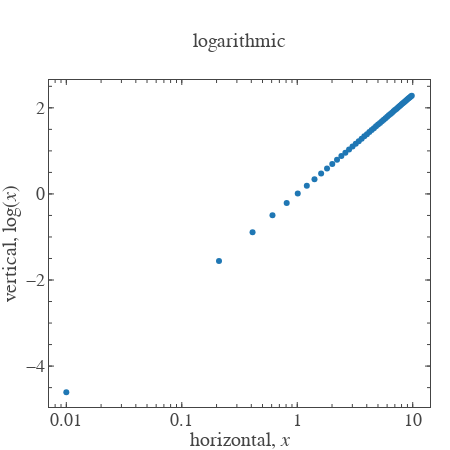

Notebook code for this chart:
### Code cell
plt.show(scatter)

### Figure 1 — Plotly figure (JSON) as saved in the notebook; plotly's stock layout.template omitted (floating-point values rounded to 4 significant figures; data arrays with more than 128 entries replaced by an {"elided": "..."} marker saying what was removed)
{"data": [{"marker": {"maxdisplayed": 50}, "mode": "markers", "type": "scatter", "uid": "b4cad046-fa8c-4d69-bcee-2828255d3e24", "x": {"elided": "999 float values"}, "y": {"elided": "999 float values"}}, {"type": "scatter", "uid": "5f8892ab-92a5-4317-8a3d-032b71515c15", "visible": false, "xaxis": "x101", "yaxis": "y101"}, {"type": "scatter", "uid": "a3c9b93f-2bb9-413b-a85e-3154fcf963f6", "visible": false, "xaxis": "x201", "yaxis": "y201"}], "layout": {"font": {"family": "Arial", "size": 18}, "height": 450, "margin": {"b": 0, "l": 0, "r": 20, "t": 80}, "title": {"font": {"size": 20}, "text": "logarithmic", "xanchor": "center", "xref": "paper", "y": 0.9111, "yanchor": "middle", "yref": "container"}, "width": 450, "xaxis": {"anchor": "y", "automargin": true, "dtick": 1, "hoverformat": ".f", "range": [-2.15, 1.15], "showgrid": false, "showline": false, "showticklabels": true, "tickfont": {"size": 18}, "ticklen": 5, "ticks": "inside", "title": {"font": {"size": 20}, "text": "horizontal, <i>x</i>"}, "type": "log", "zeroline": false}, "xaxis101": {"anchor": "y", "automargin": true, "dtick": 1, "overlaying": "x", "range": [-2.15, 1.15], "scaleanchor": "x", "showgrid": false, "showline": false, "showticklabels": false, "side": "top", "ticklen": 5, "ticks": "inside", "type": "log", "zeroline": false}, "xaxis201": {"anchor": "y", "automargin": true, "dtick": "D1", "mirror": "ticks", "overlaying": "x", "range": [-2.15, 1.15], "scaleanchor": "x", "showgrid": false, "showline": true, "showticklabels": false, "ticklen": 3, "ticks": "inside", "type": "log", "zeroline": false}, "yaxis": {"anchor": "x", "automargin": true, "dtick": 2, "hoverformat": ".f", "range": [-4.951, 2.647], "showgrid": false, "showline": false, "showticklabels": true, "tickfont": {"size": 18}, "ticklen": 5, "tickprefix": " ", "ticks": "inside", "ticksuffix": " ", "title": {"font": {"size": 20}, "text": "vertical, <i></i>log<i></i>(<i>x</i>)<i></i>"}, "zeroline": false}, "yaxis101": {"anchor": "x", "automargin": true, "dtick": 2, "overlaying": "y", "range": [-4.951, 2.647], "scaleanchor": "y", "showgrid": false, "showline": false, "showticklabels": false, "side": "right", "ticklen": 5, "ticks": "inside", "zeroline": false}, "yaxis201": {"anchor": "x", "automargin": true, "dtick": 0.5, "mirror": "ticks", "overlaying": "y", "range": [-4.951, 2.647], "scaleanchor": "y", "showgrid": false, "showline": true, "showticklabels": false, "ticklen": 3, "ticks": "inside", "zeroline": false}}}
